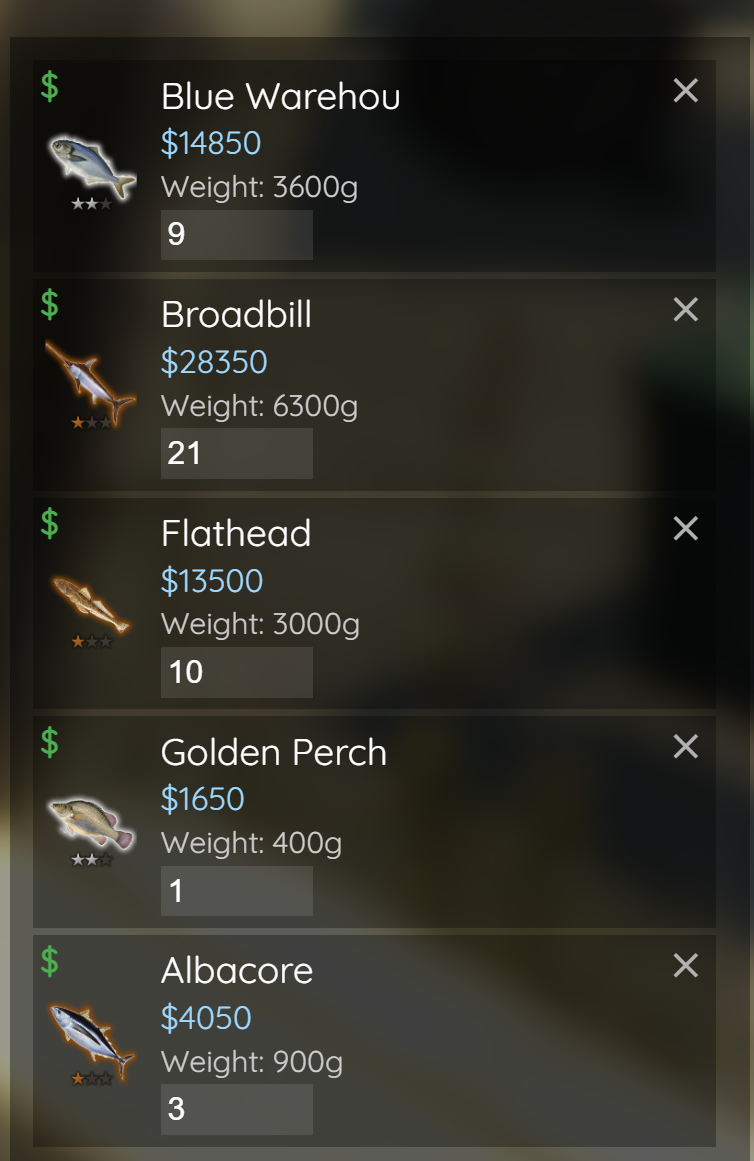
#> input picture weights/Screenshot 2026-04-06 143517.png, 754 x 1161 px; its folder holds only this picture in this run
$ python extract_weights.py
#> lines starting #> are read from the running program, lines starting #| are printed output that depends on the picture; after the words box and inside, x2 and y2 are one past the last pixel; in counts of white or black regions, pixels touching at a corner belong together
### sales/constants.py
"""Data constants for the fishing sales analysis."""

from pathlib import Path
from typing import TypedDict

SALES_DIR = Path(__file__).parent

REGIONS = {
    "alamo": "Alamo Sea",
    "dam": "Dam",
    "roxwood": "Roxwood",
    "ocean": "Ocean",
    "cave": "Cave",
    "humane-labs": "Humane Labs",
}


class BundleInfo(TypedDict):
    fish: list[str]
    bonus: int


BUNDLES: dict[str, BundleInfo] = {
    "Bronze Multizone #1": {"fish": ["Dutch Fish", "Ocean Perch", "Broadbill"], "bonus": 10750},
    "Bronze Multizone #2": {"fish": ["Brook Trout", "Pufferfish", "Green Eel"], "bonus": 11000},
    "Silver Multizone #1": {"fish": ["Swordfish", "Blue Warehou", "Stingray"], "bonus": 12500},
    "Silver Multizone #2": {"fish": ["Trevella", "Red Snapper", "Oreo Dory"], "bonus": 12250},
    "Gold Multizone #1": {"fish": ["Bluefin Tuna", "Musky", "Dolphinfish"], "bonus": 12750},
    "Gold Multizone #2": {"fish": ["Blue Marlin", "Blobfish", "Whale Shark"], "bonus": 15000},
    "Alamo Starter": {"fish": ["Morwhong", "Southern Tuna", "Silver Trevally"], "bonus": 10000},
    "Low Level Multizone": {"fish": ["Scollop", "Carp", "Grenadier"], "bonus": 11000},
}

# Fish prices: name -> (price, star_count, star_color)
# star_color: "" for regular, "green" for green, "purple" for purple
PRICES: dict[str, tuple[int, int, str]] = {
    "Whale Shark": (2850, 3, "green"),
    "Greenback Flounder": (2350, 2, ""),
    "Flathead": (1350, 1, ""),
    "Dolphinfish": (2350, 3, ""),
    "Silver Perch": (2000, 2, ""),
    "Orange Roughy": (2150, 1, "green"),
    "Mulloway": (2150, 1, "green"),
    "Snapper": (2000, 2, ""),
    "Blackfin Tuna": (2150, 1, "green"),
    "Oreo Dory": (2350, 2, ""),
    "Ling": (2350, 2, ""),
    "Atlantic Wolffish": (2150, 1, "green"),
    "Archerfish": (2500, 2, "green"),
    "Dover Sole": (2500, 2, "green"),
    "Boarfish": (1850, 1, ""),
    "Flounder": (2000, 1, ""),
    "Shortfin Batfish": (1850, 1, ""),
    "King Whiting": (2650, 3, ""),
    "Black Marlin": (2500, 3, ""),
    "Sockeye Salmon": (2150, 1, "green"),
    "Escolar": (1500, 1, ""),
    "Snow Crab": (1650, 2, ""),
    "Wahoo": (1850, 2, ""),
    "Chadfin": (8150, 0, ""),
    "John Dory": (2500, 2, "green"),
    "Green Eel": (2000, 1, ""),
    "Toadfish": (2000, 1, ""),
    "Sailfish": (2850, 3, "green"),
    "Dungeness Crab": (1650, 1, ""),
    "Southern Tuna": (1650, 2, ""),
    "Murray Cod": (1500, 1, ""),
    "Atlantic Salmon": (1850, 2, ""),
    "Gummy Shark": (2000, 2, ""),
    "Australian Herring": (1650, 1, ""),
    "Morwhong": (1350, 1, ""),
    "Yellow Tail": (2150, 2, ""),
    "Angler Fish": (2650, 3, ""),
    "Viperfish": (2000, 1, ""),
    "Australian Anchovy": (1850, 1, ""),
    "Sculpin": (2000, 1, ""),
    "Trout": (1650, 2, ""),
    "Yellowfin Tuna": (2850, 3, "green"),
    "Pollock": (1850, 1, ""),
    "Sand Whiting": (1500, 1, ""),
    "Great Barracuda": (2000, 3, ""),
    "Ocean Jacket": (1650, 1, ""),
    "Stingray": (2150, 2, ""),
    "Swordfish": (2500, 2, "green"),
    "Tiger Flathead": (2000, 1, ""),
    "Pufferfish": (1850, 1, ""),
    "Sturgeon": (1850, 2, ""),
    "Southern Garfish": (1650, 2, ""),
    "Cavefish": (2350, 2, ""),
    "Blue Marlin": (2500, 3, ""),
    "Blobfish": (2650, 3, ""),
    "Gemfish": (2500, 2, "green"),
    "Speckled Sea Trout": (2150, 2, ""),
    "Sunfish": (2500, 3, ""),
    "Snake Eel": (2350, 2, ""),
    "3 Eyed Fish": (10_000, 4, "purple"),
    "Silver Trevally": (2000, 3, ""),
    "Trumpetfish": (1850, 2, ""),
    "Red Snapper": (2000, 2, ""),
    "Black Bream": (1500, 1, ""),
    "Salmon": (2150, 2, ""),
    "Clownfish": (1650, 1, ""),
    "Sandy Sprat": (1350, 1, ""),
    "Triggerfish": (1500, 1, ""),
    "Dutch Fish": (2150, 1, "green"),
    "Ocean Perch": (1650, 1, ""),
    "Scollop": (1350, 1, ""),
    "King Mackerel": (2350, 3, ""),
    "Blue Tang": (2150, 1, "green"),
    "Pufferfish w/ Carrot": (10_000, 4, "purple"),
    "Rainbow Trout": (2150, 3, ""),
    "Haddock": (1850, 1, ""),
    "Albacore": (1350, 1, ""),
    "Brown Trout": (2000, 2, ""),
    "Bluefin Tuna": (2000, 3, ""),
    "Blue Warehou": (1650, 2, ""),
    "Lion Fish": (1850, 1, ""),
    "Banded Butterflyfish": (1500, 1, ""),
    "Baby Pufferfish": (10_000, 4, "purple"),
    "Bluehead Wrasse": (2150, 1, "green"),
    "Carp": (1850, 2, ""),
    "Barramundi": (2150, 2, ""),
    "Amberjack": (1650, 1, ""),
    "Hogfish": (2500, 2, "green"),
    "Catfish": (2000, 1, ""),
    "Brook Trout": (1500, 1, ""),
    "Pike": (2150, 3, ""),
    "Blue Crab": (2000, 1, ""),
    "Halibut": (1350, 1, ""),
    "Broadbill": (1350, 1, ""),
    "Musky": (2150, 3, ""),
    "Grouper": (1650, 1, ""),
    "Grenadier": (2350, 3, ""),
    "Redfish": (1350, 1, ""),
    "Brown Eel": (2350, 2, ""),
    "Trevella": (1850, 2, ""),
    "Australian Pilchard": (1850, 1, ""),
    "Cod": (1500, 1, ""),
    "Golden Perch": (1650, 2, ""),
}

TIER_PRICES = {
    "Alamo Sea":    {1: 1350, 2: 1650, 3: 2000},
    "Dam": {1: 1500, 2: 1850, 3: 2150},
    "Roxwood":      {1: 1650, 2: 2000, 3: 2350},
    "Ocean":        {1: 1850, 2: 2150, 3: 2500},
    "Cave":         {1: 2000, 2: 2350, 3: 2650},
    "Humane Labs":  {1: 2150, 2: 2500, 3: 2850},
}

# Fish weight in grams (per fish), extracted from selling-screen screenshots.
# Run `python weights/extract_weights.py` to add new fish from new screenshots.
FISH_WEIGHTS: dict[str, int] = {
    "Albacore": 300,
    "Amberjack": 300,
    "Atlantic Salmon": 400,
    "Australian Herring": 300,
    "Banded Butterflyfish": 300,
    "Black Bream": 300,
    "Blue Warehou": 400,
    "Bluefin Tuna": 500,
    "Broadbill": 300,
    "Brook Trout": 300,
    "Cod": 300,
    "Dolphinfish": 300,
    "Dungeness Crab": 300,
    "Escolar": 300,
    "Flathead": 300,
    "Golden Perch": 400,
    "Great Barracuda": 500,
    "Grouper": 300,
    "Gummy Shark": 400,
    "Halibut": 300,
    "Murray Cod": 300,
    "Musky": 500,
    "Ocean Jacket": 300,
    "Ocean Perch": 300,
    "Red Snapper": 400,
    "Redfish": 300,
    "Sand Whiting": 300,
    "Sandy Sprat": 300,
    "Silver Perch": 400,
    "Snapper": 400,
    "Snow Crab": 400,
    "Southern Garfish": 400,
    "Trevella": 400,
    "Triggerfish": 300,
    "Trout": 400,
    "Trumpetfish": 400,
}

# Manual notes for special fish sightings (weather, etc.)
SPECIAL_FISH_NOTES: dict[str, str] = {
    "3 Eyed Fish": "heavy storm in alamo, nothing special in roxwood tho",
}

# Time per fish (seconds) – bite wait varies by location
SECONDS_WAITING_FOR_BITE: dict[str, int] = {
    "Alamo Sea": 90,
    "Dam": 90,
    "Roxwood": 100,
}
SECONDS_WAITING_FOR_BITE_DEFAULT = 100  # for unknown locations
SECONDS_REELING_IN: dict[str, int] = {
    "Alamo Sea": 113 - SECONDS_WAITING_FOR_BITE["Alamo Sea"],
    "Dam": 117 - SECONDS_WAITING_FOR_BITE["Dam"],
    "Roxwood": 141 - SECONDS_WAITING_FOR_BITE["Roxwood"],
}
SECONDS_REELING_IN_DEFAULT = 30  # for unknown locations


# [5 lines left out: function seconds_per_fish, not called in this run]


def fish_per_hour(location: str) -> float:
    """Fish catchable per hour at a given location."""
    return 3600 / seconds_per_fish(location)

# Reverse lookup: fish name -> list of bundle names
FISH_BUNDLES: dict[str, list[str]] = {}
for _bundle_name, _bundle_info in BUNDLES.items():
    for _fish_name in _bundle_info["fish"]:
        FISH_BUNDLES.setdefault(_fish_name, []).append(_bundle_name)

LOCATION_ORDER = list(REGIONS.values())

# Best-fit drop rate percentage templates per star tier.
# Derived from joint percentage fitting across all observed locations.
# Each tuple sums to 100 and uses 5% step granularity.
# Fish are assigned in descending order of observed frequency.
# Locations with fewer fish than the template use the first N entries.
TIER_DROP_PERCENTAGES: dict[int, tuple[int, ...]] = {
    3: (55, 30, 15),                     # xxx: 3 fish
    2: (25, 20, 20, 15, 10, 10),         # xx:  6 fish
    1: (20, 15, 15, 15, 10, 10, 10, 5),  # x:   7-8 fish
}

### weights/extract_weights.py
"""Extract fish weights from selling-screen screenshots using OCR.

Usage:
    python weights/extract_weights.py                  # process all PNGs in weights/
    python weights/extract_weights.py path/to/img.png  # process specific image(s)

Outputs:
    - Prints extracted fish data with per-fish weight and price
    - Validates prices against known PRICES dict
    - Shows NEW fish (not yet in FISH_WEIGHTS) and any price mismatches
    - Appends new entries to sales/constants.py FISH_WEIGHTS dict (preview only)
"""

import re
import sys
from pathlib import Path

import cv2
import pytesseract

# Add project root to path
sys.path.insert(0, str(Path(__file__).resolve().parent.parent))
from sales.constants import FISH_WEIGHTS, PRICES


def extract_fish_entries(image_path: str) -> list[dict]:
    """Extract fish entries from a selling-screen screenshot using OCR.

    Returns list of dicts with keys:
        name, total_price, total_weight_g, quantity, price_per_fish, weight_per_fish_g
    """
#> called with image_path = 'weights/Screenshot 2026-04-06 143517.png'
    img = cv2.imread(image_path)
#> img is the input picture: shape (1161, 754, 3); mean B, G, R 38.9, 45.8, 47
    if img is None:
        print(f"  Could not read image: {image_path}")
        return []

    # Convert to grayscale for better OCR
    gray = cv2.cvtColor(img, cv2.COLOR_BGR2GRAY)

    # Increase contrast - the game UI has light text on dark background
    # Invert so text is dark on light (better for tesseract)
    _, thresh = cv2.threshold(gray, 120, 255, cv2.THRESH_BINARY)
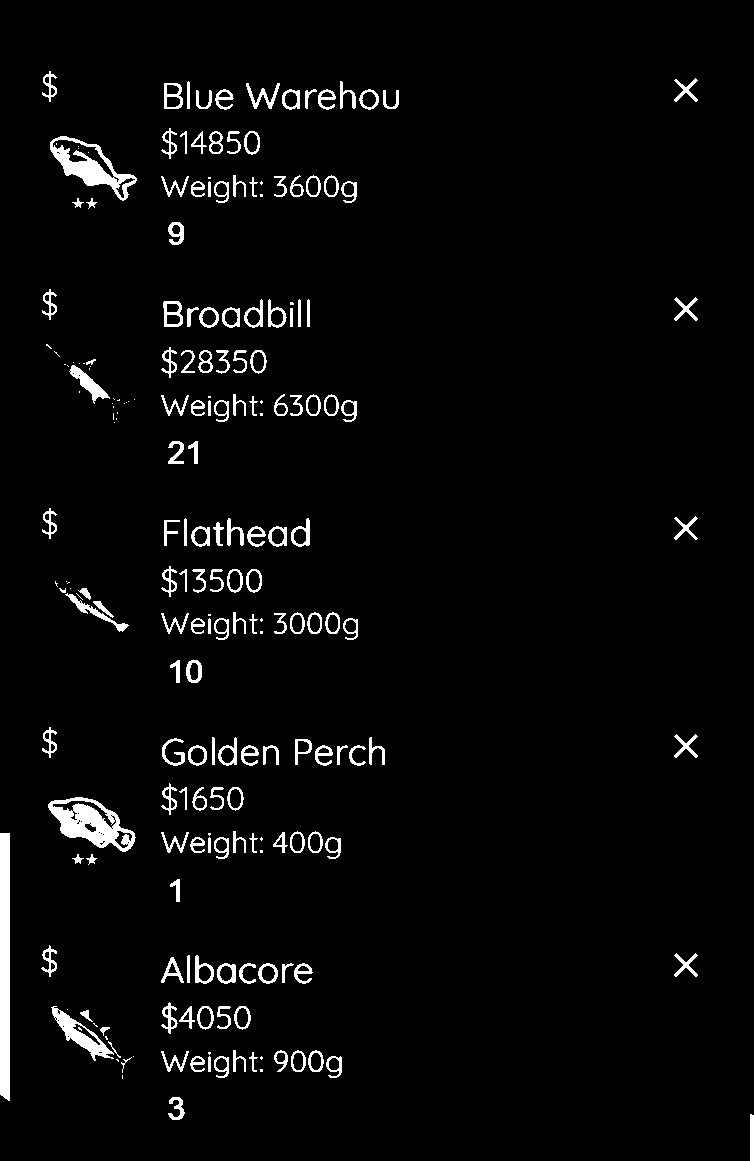
#> thresh: shape (1161, 754); 3.4% white; 218 white regions (54 under 20 px), largest, box (x1, y1, x2, y2) and area: (0, 833, 10, 1101) 2652, (48, 797, 136, 852) 2275, (50, 136, 137, 201) 1790

    # Run OCR
#> (the run stopped early here; a loop or call above may not have finished)

$ run again, on weights/Screenshot 2026-04-06 143645.png
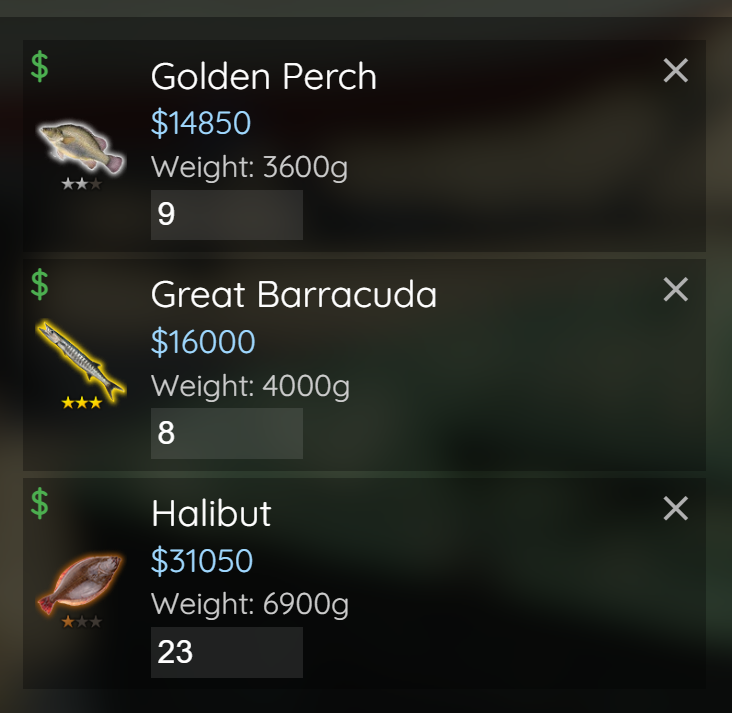
#> input picture weights/Screenshot 2026-04-06 143645.png, 732 x 713 px
#> in extract_fish_entries, img is the input picture: shape (713, 732, 3); mean B, G, R 30.2, 36, 34.2
#> in extract_fish_entries, `_, thresh = cv2.threshold(gray, 120, 255, cv2.THRESH_BINARY)`:
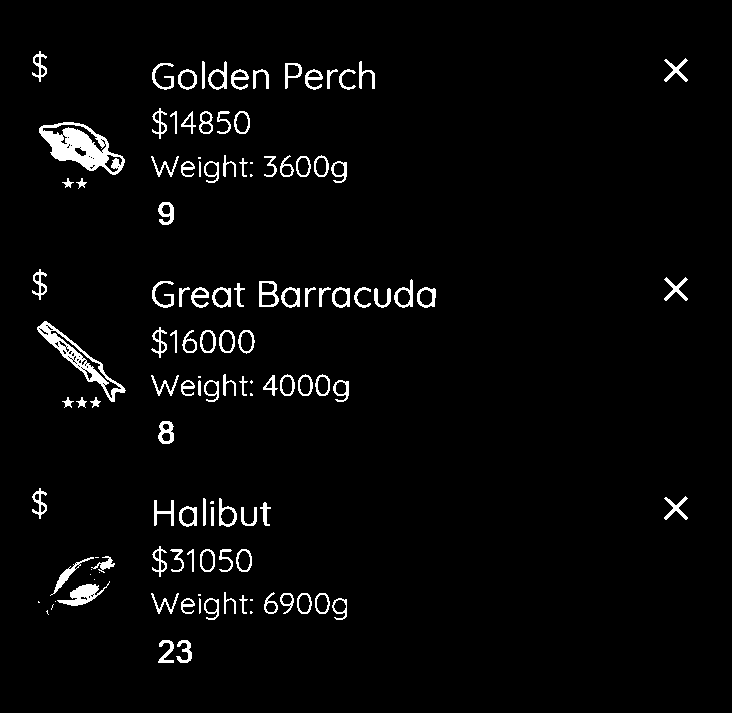
#> thresh: shape (713, 732); 3.2% white; 122 white regions (19 under 20 px), largest, box (x1, y1, x2, y2) and area: (39, 122, 125, 175) 2077, (37, 321, 126, 402) 1258, (57, 581, 110, 606) 506

$ run again, on weights/Screenshot 2026-04-06 143855.png
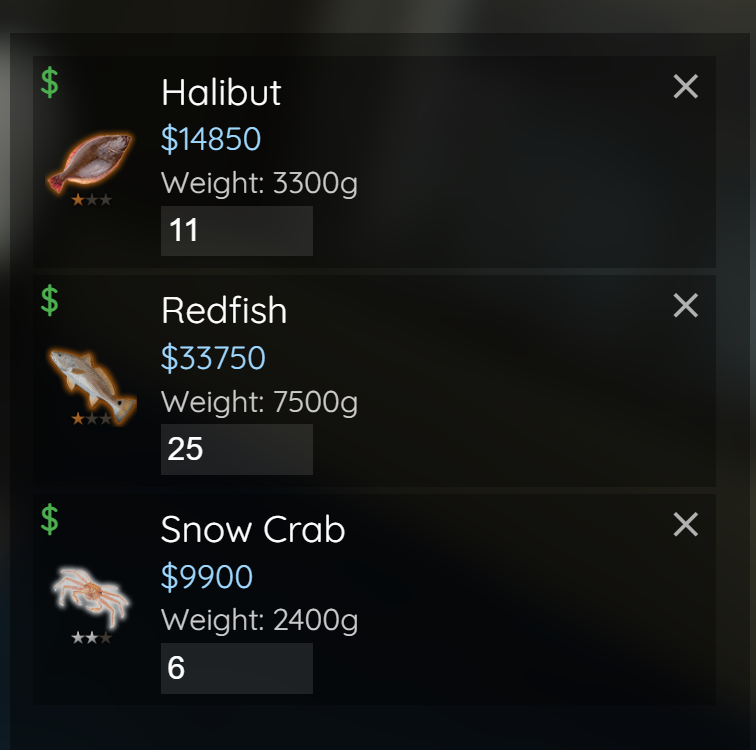
#> input picture weights/Screenshot 2026-04-06 143855.png, 756 x 750 px
#> in extract_fish_entries, img is the input picture: shape (750, 756, 3); mean B, G, R 23, 24.3, 23.2
#> in extract_fish_entries, `_, thresh = cv2.threshold(gray, 120, 255, cv2.THRESH_BINARY)`:
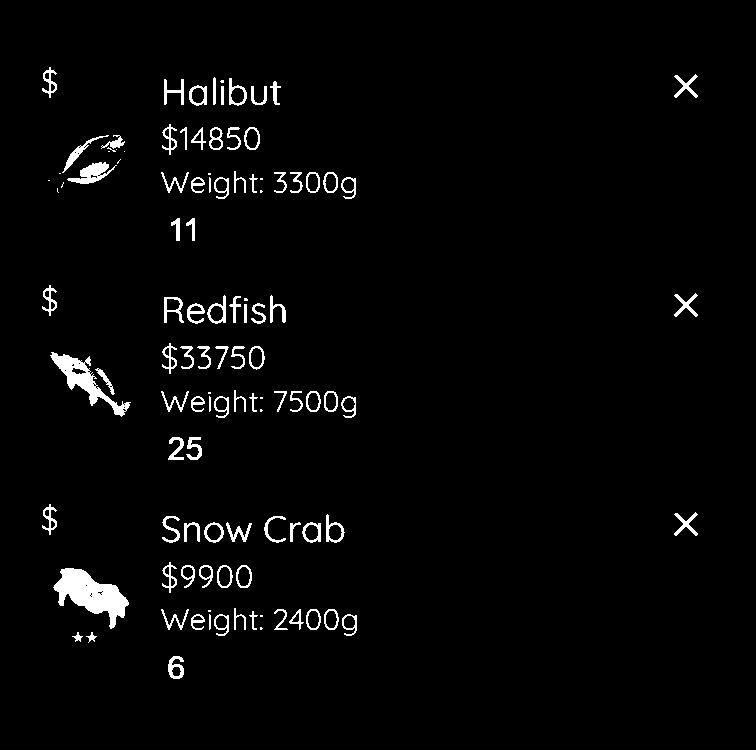
#> thresh: shape (750, 756); 2.7% white; 111 white regions (20 under 20 px), largest, box (x1, y1, x2, y2) and area: (53, 568, 129, 629) 2184, (50, 352, 131, 417) 1287, (67, 162, 117, 184) 497

$ run again, on weights/Screenshot 2026-04-06 143958.png
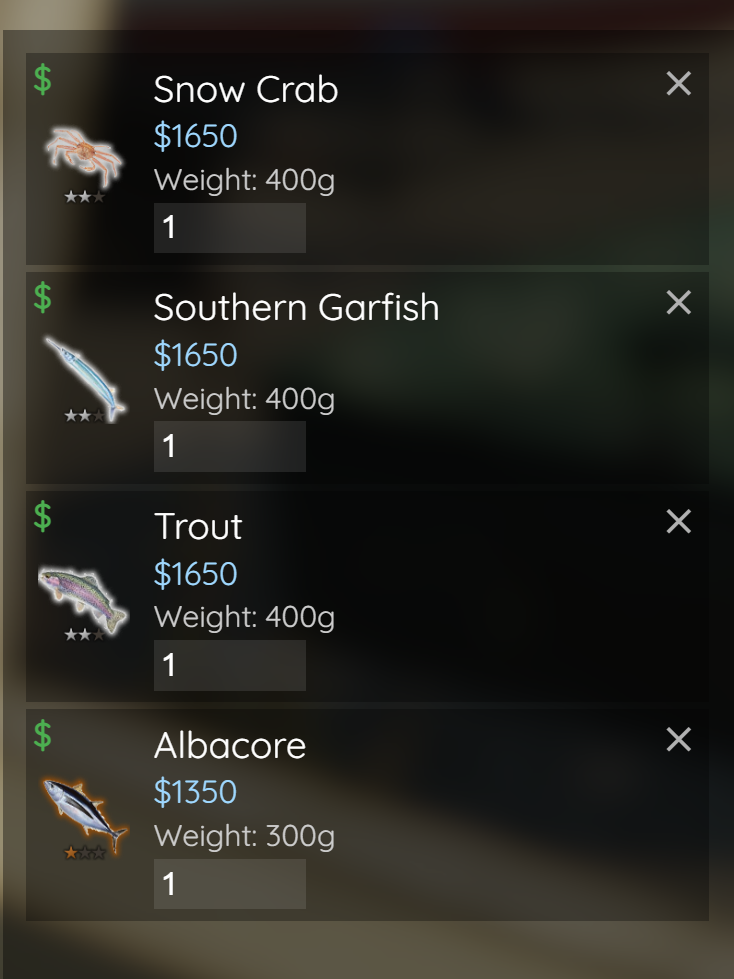
#> input picture weights/Screenshot 2026-04-06 143958.png, 734 x 979 px
#> in extract_fish_entries, img is the input picture: shape (979, 734, 3); mean B, G, R 33.2, 38.7, 39.6
#> in extract_fish_entries, `_, thresh = cv2.threshold(gray, 120, 255, cv2.THRESH_BINARY)`:
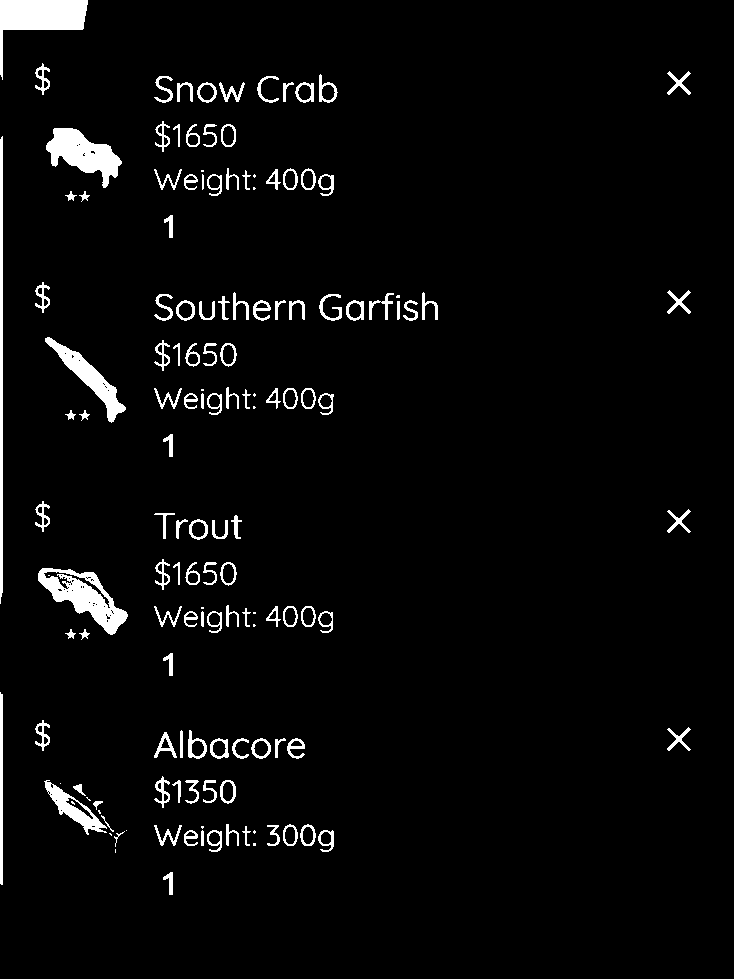
#> thresh: shape (979, 734); 3.7% white; 145 white regions (21 under 20 px), largest, box (x1, y1, x2, y2) and area: (0, 0, 88, 80) 2715, (38, 568, 128, 635) 2464, (46, 128, 122, 188) 2247
